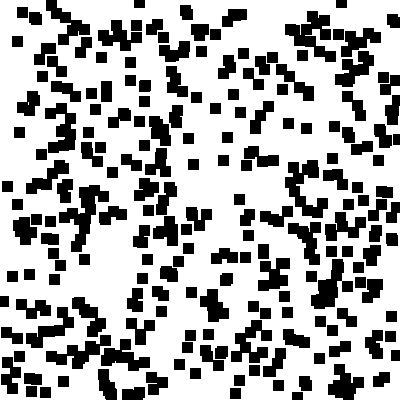
Frame 1 (no input)
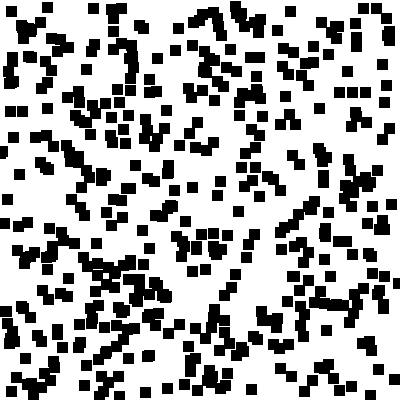
Frame 60 (the mouse pressed at the canvas centre just before this capture)
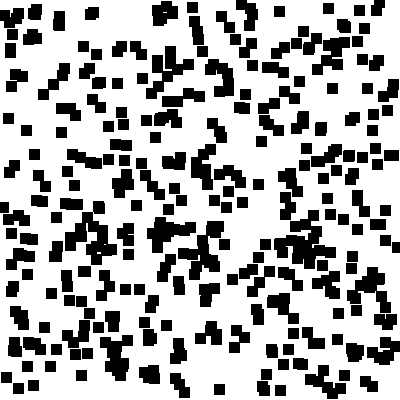
Frame 120 (the mouse held since frame 60 and released just before this capture)

The Processing sketch that drew these frames (run headless with seeded random() and noise(); from frame 60 on, the mouse is pressed at the canvas centre):

// Processing sketch: sketch_04_manyboxes
// ── sketch_04_manyboxes.pde
int num = 500;

float[] X = new float[num];
float[] Y = new float[num];
float[] VX = new float[num];
float[] VY = new float[num];

void setup(){
 size(400,400);
 
 for(int i=0; i<num; i++){
   X[i] = random(width);
   Y[i] = random(height);
   VX[i] = random(-5,5);
   VY[i] = random(-5,5);
 }

}

void draw(){
  background(255);
  
  fill(0);
  for(int i=0; i<num; i++){
    if(X[i] > width -10){
      VX[i] = VX[i] * -1;
      X[i] = width - 10; 
    }
    if(X[i] < 0){
      VX[i] = VX[i] * -1;
      X[i] = 0; 
    }
    if(Y[i] > height -10){
      VY[i] = VY[i] * -1;
      Y[i] = height - 10; 
    }
    if(Y[i] < 0){
      VY[i] = VY[i] * -1;
      Y[i] = 0; 
    }
    X[i] = X[i]+VX[i];
    Y[i] = Y[i]+VY[i];
    rect(X[i],Y[i],10,10);
  }

}
